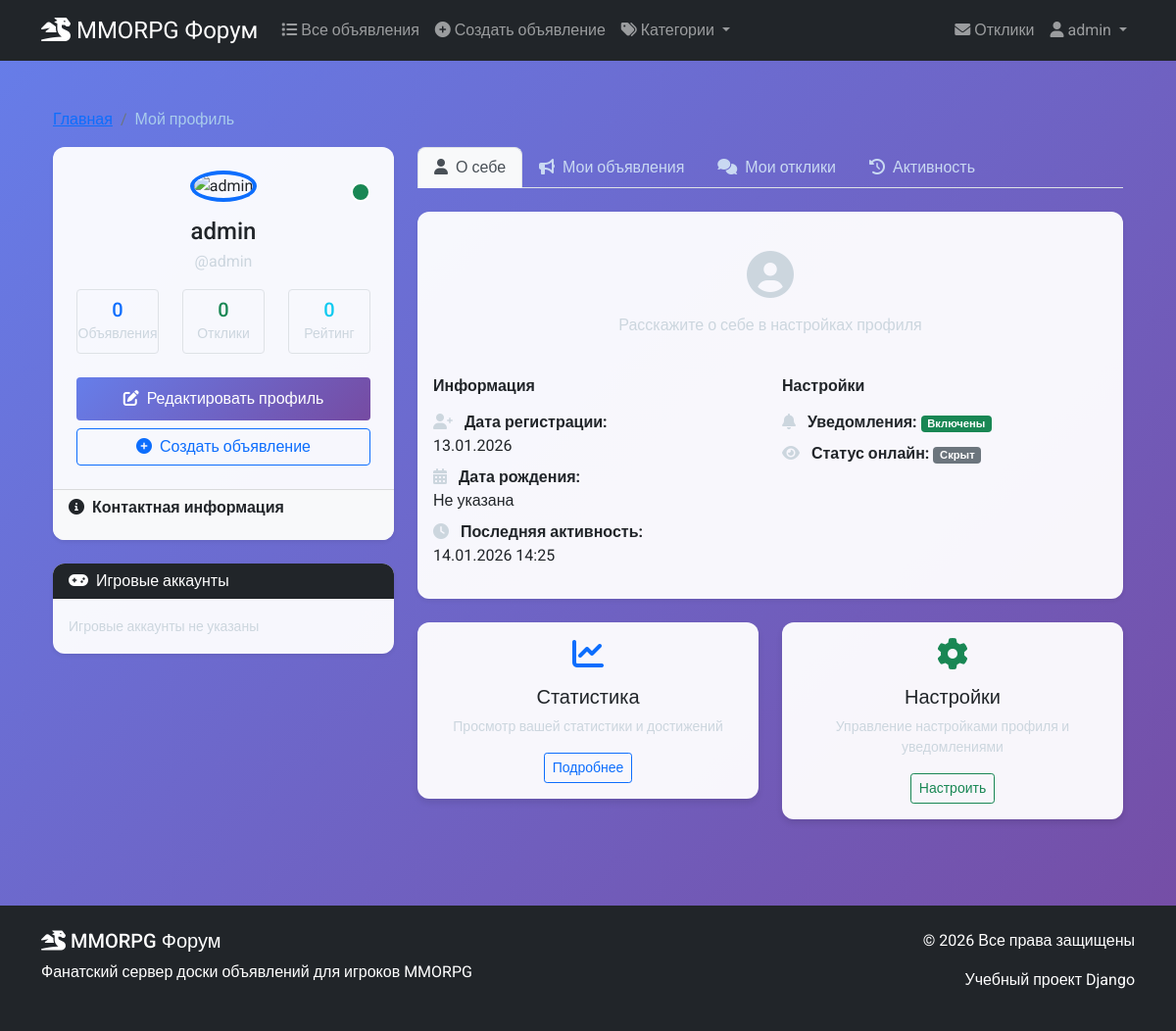
Page /account/profile/ (signed in) on the committed database.
### accounts/models.py (models this page shows, shortened)
class Profile(models.Model):
    user = models.OneToOneField(User, on_delete=models.CASCADE, related_name='profile')
    avatar = models.ImageField(upload_to='avatars/', blank=True, null=True, verbose_name='Аватар')
    bio = models.TextField(max_length=500, blank=True, verbose_name='О себе')
    phone = models.CharField(max_length=20, blank=True, verbose_name='Телефон')
    birth_date = models.DateField(null=True, blank=True, verbose_name='Дата рождения')
    website = models.URLField(blank=True, verbose_name='Веб-сайт')
    discord = models.CharField(max_length=50, blank=True, verbose_name='Discord')
    steam = models.CharField(max_length=50, blank=True, verbose_name='Steam ID')
    total_ads = models.PositiveIntegerField(default=0, verbose_name='Всего объявлений')
    total_responses = models.PositiveIntegerField(default=0, verbose_name='Всего откликов')
    last_activity = models.DateTimeField(auto_now=True, verbose_name='Последняя активность')
    email_notifications = models.BooleanField(default=True, verbose_name='Уведомления по email')
    password_reset_token = models.CharField(max_length=100, blank=True, verbose_name='Токен сброса пароля')
    @property
    def get_avatar_url(self):
        if self.avatar:
            return self.avatar.url
        return '/static/images/default-avatar.png'
    class Meta:
        verbose_name = 'Профиль'
        verbose_name_plural = 'Профили'

### accounts/views.py (the view)
# urls.py: path('profile/', views.profile_view, name='profile'),
@login_required
def profile_view(request):
    user = request.user
    profile = user.profile
    user_ads = Ad.objects.filter(author=user)
    user_responses = Response.objects.filter(from_user=user)
    profile.total_ads = user_ads.count()
    profile.total_responses = user_responses.count()
    profile.save()
    context = {
        'profile': profile,
        'user_ads': user_ads.order_by('-created')[:5],
        'user_responses': user_responses.order_by('-created_at')[:5],
        'recent_activity': get_recent_activity(user),
    }
    return render(request, 'account/profile.html', context)

### templates/account/profile.html (shortened to what this page needs)
{% extends 'base.html' %}
{% load static %}
{% block content %}
<div class="container py-4">
    <nav aria-label="breadcrumb">
        <ol class="breadcrumb">
            <li class="breadcrumb-item"><a href="{% url 'ad_list' %}">Главная</a></li>
            <li class="breadcrumb-item active">Мой профиль</li>
        </ol>
    </nav>
    <div class="row">
        <div class="col-lg-4 mb-4">
            <div class="card shadow-sm border-0">
                <div class="card-body text-center p-4">
                    <div class="position-relative mb-3">
                        <img src="{{ profile.get_avatar_url }}"
                             alt="{{ user.username }}"
                             class="rounded-circle border border-4 border-primary"
                             width="150" height="150"
                             style="object-fit: cover;">
                        <span class="position-absolute bottom-0 end-0 bg-success rounded-circle p-2 border border-2 border-white"
                              title="Онлайн">
                        </span>
                    </div>
                    <h2 class="h4 mb-1">
                        {% if user.get_full_name %}
                            {{ user.get_full_name }}
                        {% else %}
                            {{ user.username }}
                        {% endif %}
                    </h2>
                    <p class="text-muted mb-3">@{{ user.username }}</p>
                    <div class="row mb-4">
                        <div class="col-4">
                            <div class="border rounded py-2">
                                <h3 class="h5 mb-0 text-primary">{{ profile.total_ads }}</h3>
                                <small class="text-muted">Объявления</small>
                            </div>
                        </div>
                        <div class="col-4">
                            <div class="border rounded py-2">
                                <h3 class="h5 mb-0 text-success">{{ profile.total_responses }}</h3>
                                <small class="text-muted">Отклики</small>
                            </div>
                        </div>
                        <div class="col-4">
                            <div class="border rounded py-2">
                                <h3 class="h5 mb-0 text-info">0</h3>
                                <small class="text-muted">Рейтинг</small>
                            </div>
                        </div>
                    </div>
                    <div class="d-grid gap-2">
                        <a href="{% url 'profile_edit' %}" class="btn btn-primary">
                            <i class="fas fa-edit me-2"></i>Редактировать профиль
                        </a>
                        <a href="{% url 'ad_create' %}" class="btn btn-outline-primary">
                            <i class="fas fa-plus-circle me-2"></i>Создать объявление
                        </a>
                    </div>
                </div>
                <div class="card-footer bg-light">
                    <h6 class="fw-bold mb-3"><i class="fas fa-info-circle me-2"></i>Контактная информация</h6>
                </div>
            </div>
            <div class="card shadow-sm border-0 mt-4">
                <div class="card-header bg-dark text-white">
                    <h6 class="mb-0"><i class="fas fa-gamepad me-2"></i>Игровые аккаунты</h6>
                </div>
                <div class="card-body">
                    <ul class="list-unstyled mb-0">
                        {% if not profile.discord and not profile.steam %}
                        <li class="text-muted">
                            <small>Игровые аккаунты не указаны</small>
                        </li>
                        {% endif %}
                    </ul>
                </div>
            </div>
        </div>
        <div class="col-lg-8">
            <ul class="nav nav-tabs mb-4" id="profileTab" role="tablist">
                <li class="nav-item" role="presentation">
                    <button class="nav-link active" id="about-tab" data-bs-toggle="tab" data-bs-target="#about" type="button">
                        <i class="fas fa-user me-2"></i>О себе
                    </button>
                </li>
                <li class="nav-item" role="presentation">
                    <button class="nav-link" id="ads-tab" data-bs-toggle="tab" data-bs-target="#ads" type="button">
                        <i class="fas fa-bullhorn me-2"></i>Мои объявления
                    </button>
                </li>
                <li class="nav-item" role="presentation">
                    <button class="nav-link" id="responses-tab" data-bs-toggle="tab" data-bs-target="#responses" type="button">
                        <i class="fas fa-comments me-2"></i>Мои отклики
                    </button>
                </li>
                <li class="nav-item" role="presentation">
                    <button class="nav-link" id="activity-tab" data-bs-toggle="tab" data-bs-target="#activity" type="button">
                        <i class="fas fa-history me-2"></i>Активность
                    </button>
                </li>
            </ul>
            <div class="tab-content" id="profileTabContent">
                <div class="tab-pane fade show active" id="about" role="tabpanel">
                    <div class="card border-0 shadow-sm">
                        <div class="card-body">
                            {% if profile.bio %}
                                <div class="mb-4">
                                    <h5 class="card-title">О себе</h5>
                                    <p class="card-text">{{ profile.bio|linebreaks }}</p>
                                </div>
                            {% else %}
                                <div class="text-center py-4">
                                    <i class="fas fa-user-circle fa-3x text-muted mb-3"></i>
                                    <p class="text-muted">Расскажите о себе в настройках профиля</p>
                                </div>
                            {% endif %}
                            <div class="row">
                                <div class="col-md-6">
                                    <h6 class="fw-bold mb-3">Информация</h6>
                                    <ul class="list-unstyled">
                                        <li class="mb-2">
                                            <i class="fas fa-user-plus text-muted me-2"></i>
                                            <strong>Дата регистрации:</strong><br>
                                            {{ user.date_joined|date:"d.m.Y" }}
                                        </li>
                                        <li class="mb-2">
                                            <i class="fas fa-calendar-alt text-muted me-2"></i>
                                            <strong>Дата рождения:</strong><br>
                                            {% if profile.birth_date %}
                                                {{ profile.birth_date|date:"d.m.Y" }}
                                            {% else %}
                                                Не указана
                                            {% endif %}
                                        </li>
                                        <li>
                                            <i class="fas fa-clock text-muted me-2"></i>
                                            <strong>Последняя активность:</strong><br>
                                            {{ profile.last_activity|date:"d.m.Y H:i" }}
                                        </li>
                                    </ul>
                                </div>
                                <div class="col-md-6">
                                    <h6 class="fw-bold mb-3">Настройки</h6>
                                    <ul class="list-unstyled">
                                        <li class="mb-2">
                                            <i class="fas fa-bell text-muted me-2"></i>
                                            <strong>Уведомления:</strong>
                                            {% if profile.email_notifications %}
                                                <span class="badge bg-success">Включены</span>
                                            {% else %}
                                                <span class="badge bg-secondary">Выключены</span>
                                            {% endif %}
                                        </li>
                                        <li>
                                            <i class="fas fa-eye text-muted me-2"></i>
                                            <strong>Статус онлайн:</strong>
                                            {% if profile.show_online_status %}
                                                <span class="badge bg-success">Виден</span>
                                            {% else %}
                                                <span class="badge bg-secondary">Скрыт</span>
                                            {% endif %}
                                        </li>
                                    </ul>
                                </div>
                            </div>
                        </div>
                    </div>
                </div>
            </div>
            <div class="row mt-4">
                <div class="col-md-6 mb-3">
                    <div class="card border-primary border-2">
                        <div class="card-body text-center">
                            <i class="fas fa-chart-line fa-2x text-primary mb-3"></i>
                            <h5 class="card-title">Статистика</h5>
                            <p class="card-text small text-muted">
                                Просмотр вашей статистики и достижений
                            </p>
                            <a href="#" class="btn btn-outline-primary btn-sm">Подробнее</a>
                        </div>
                    </div>
                </div>
                <div class="col-md-6 mb-3">
                    <div class="card border-success border-2">
                        <div class="card-body text-center">
                            <i class="fas fa-cog fa-2x text-success mb-3"></i>
                            <h5 class="card-title">Настройки</h5>
                            <p class="card-text small text-muted">
                                Управление настройками профиля и уведомлениями
                            </p>
                            <a href="{% url 'profile_edit' %}" class="btn btn-outline-success btn-sm">Настроить</a>
                        </div>
                    </div>
                </div>
            </div>
        </div>
    </div>
</div>
{% endblock %}

### templates/base.html (shortened to what this page needs)
<!DOCTYPE html>
<html lang="ru">
<head>
    <link href="https://cdn.jsdelivr.net/npm/bootstrap@5.1.3/dist/css/bootstrap.min.css" rel="stylesheet">
    <link rel="stylesheet" href="https://cdnjs.cloudflare.com/ajax/libs/font-awesome/6.0.0/css/all.min.css">
    {% load static %}
    <link rel="stylesheet" href="{% static 'css/style.css' %}">
</head>
<body>
    <nav class="navbar navbar-expand-lg navbar-dark bg-dark">
        <div class="container">
            <a class="navbar-brand" href="{% url 'home' %}">
                <i class="fas fa-dragon"></i> MMORPG Форум
            </a>
            <div class="collapse navbar-collapse" id="navbarNav">
                <ul class="navbar-nav me-auto">
                    <li class="nav-item">
                        <a class="nav-link" href="{% url 'ad_list' %}">
                            <i class="fas fa-list"></i> Все объявления
                        </a>
                    </li>
                    <li class="nav-item">
                        <a class="nav-link" href="{% url 'ad_create' %}">
                            <i class="fas fa-plus-circle"></i> Создать объявление
                        </a>
                    </li>
                    <li class="nav-item dropdown">
                        <a class="nav-link dropdown-toggle" href="#" id="categoryDropdown" role="button" data-bs-toggle="dropdown">
                            <i class="fas fa-tags"></i> Категории
                        </a>
                    </li>
                </ul>
                <ul class="navbar-nav">
                    {% if user.is_authenticated %}
                        <li class="nav-item">
                            <a class="nav-link" href="{% url 'my_responses' %}">
                                <i class="fas fa-envelope"></i> Отклики
                            </a>
                        </li>
                        <li class="nav-item dropdown">
                            <a class="nav-link dropdown-toggle" href="#" id="userDropdown" role="button" data-bs-toggle="dropdown">
                                <i class="fas fa-user"></i> {{ user.username }}
                            </a>
                        </li>
                    {% endif %}
                </ul>
            </div>
        </div>
    </nav>
    <main class="container my-4">
        {% block content %}{% endblock %}
    </main>
    <footer class="bg-dark text-white py-4 mt-5">
        <div class="container">
            <div class="row">
                <div class="col-md-6">
                    <h5><i class="fas fa-dragon"></i> MMORPG Форум</h5>
                    <p>Фанатский сервер доски объявлений для игроков MMORPG</p>
                </div>
                <div class="col-md-6 text-end">
                    <p>&copy; {% now "Y" %} Все права защищены</p>
                    <p>Учебный проект Django</p>
                </div>
            </div>
        </div>
    </footer>
</body>
</html>

### rows in the picture
Profile: total_ads "0", total_responses "0", last_activity "14.01.2026 14:25"

### other values in the picture
{{ user.username }} "admin"
{{ user.date_joined|date:"d.m.Y" }} "13.01.2026"
